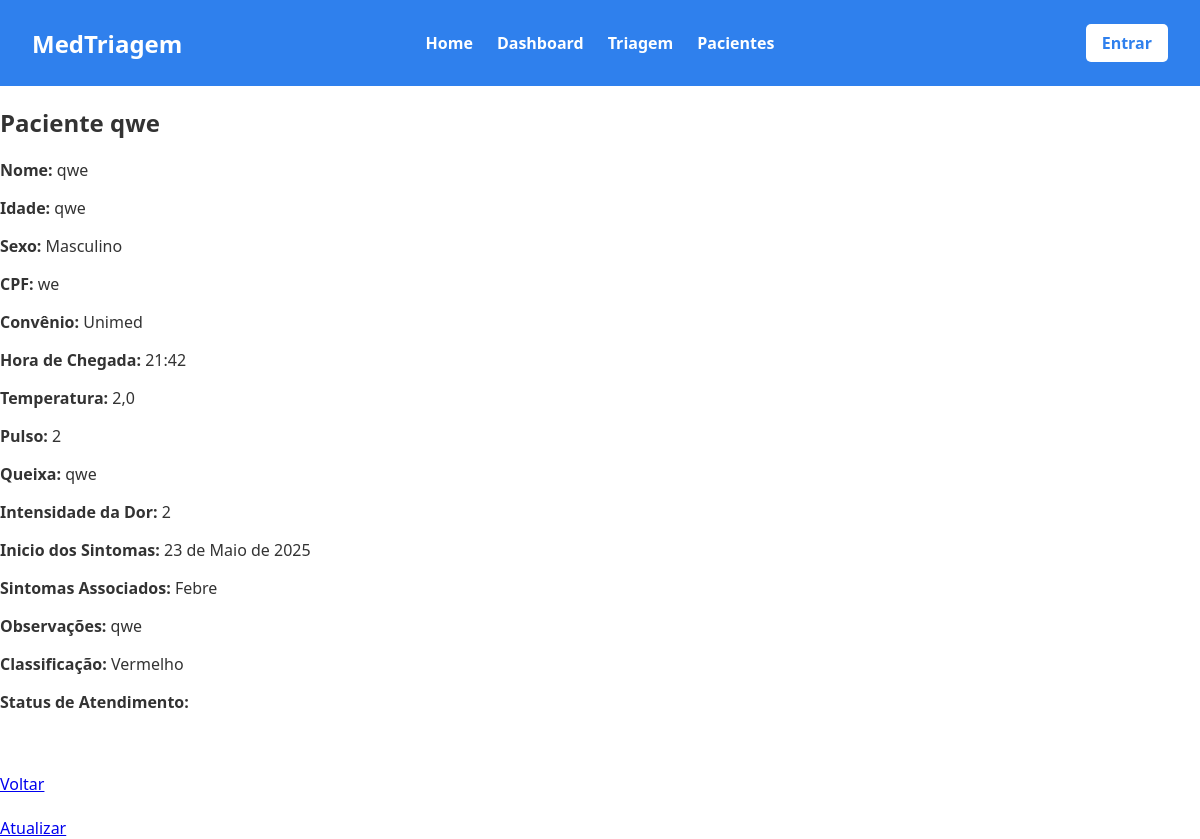
The app's page /master/detail/2, older data.
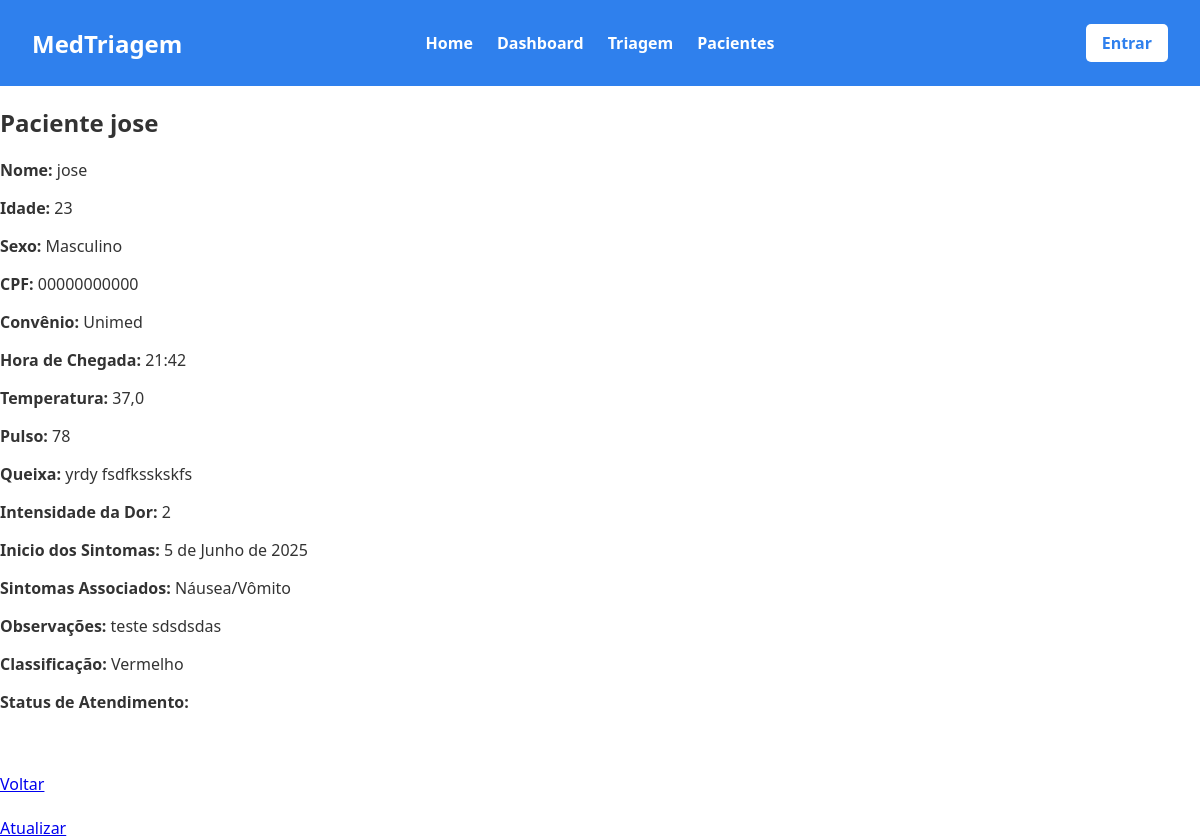
The same page, newer data.
### triagem/models.py (models this page shows, shortened)
class Paciente(models.Model):
    Sexualidade = [
        ('Masculino', 'Masculino'),
        ('Feminino', 'Feminino'),
    ]
    Convenios = [
        ('SUS', 'SUS'),
        ('Unimed', 'Unimed'),
        ('Hapvida', 'Hapvida'),
        ('Amil', 'Amil'),
        ('Bradesco Saude', 'Bradesco Saude'),
    ]
    Status = [
        ('Aguardando', 'Aguardando'),
        ('Em atendimento', 'Em atendimento'),
        ('Concluido', 'Concluido'),
    ]
    Sintomas = [
        ('Dor_Toracica', 'Dor Torácica / Aperto no Peito'),
        ('Falta_de_Ar', 'Falta de Ar / Dificuldade para Respirar'),
        ('Alteracao_Neurologica_Grave', 'Alteração de Consciência / Convulsão / Confusão'),
        ('Sangramento_Ativo', 'Sangramento Ativo / Vômito ou Fezes com Sangue'),
        ('Febre', 'Febre / Calafrios'),
        ('Dor_de_Cabeca', 'Dor de Cabeça'),
        ('Tontura_MalEstar', 'Tontura / Fraqueza / Mal-estar Geral'),
        ('Sintomas_Respiratorios_Leves', 'Tosse / Espirros / Dor de Garganta'),
        ('Dor_Abdominal', 'Dor Abdominal / Cólica'),
        ('Sintomas_Gastrointestinais', 'Náusea / Vômito / Diarreia'),
        ('Lesao_Trauma', 'Lesão / Trauma / Queda Recente'),
        ('Dor_Locomotora', 'Dor Muscular / Articular / Lombar'),
        ('Reacao_Alergica_Pele', 'Reação Alérgica / Erupção na Pele / Inchaço'),
        ('Queixa_Urinaria', 'Queixa Urinária (Dor ao urinar / Sangue na urina)'),
        ('Outro', 'Outro'),
    ]
    Risco = [
        ('Vermelho', 'Emergência'),
        ('Laranja', 'Muito Urgente'),
        ('Amarelo', 'Urgente'),
        ('Verde', 'Pouco Urgente'),
        ('Azul', 'Não Urgente'),
    ]
    Profissionais = [
        ('Clinica Medica', 'Clinica Medica'),
        ('Ortopedia', 'Ortopedia'),
        ('Pediatria', 'Pediatria'),
        ('Cardiologia', 'Cardiologia'),
        ('Neurologia', 'Neurologia'),
    ]
    nome = models.CharField(max_length=100)
    idade = models.CharField(max_length=3)
    sexo = models.CharField(choices=Sexualidade, max_length=50)
    cpf = models.CharField(max_length=11)
    convenio = models.CharField(choices=Convenios, max_length=50)
    hora_chegada = models.TimeField(blank=True, null=True)
    temperatura = models.FloatField(max_length=3)
    pressaoArterial = models.CharField(max_length=3)
    pulso = models.CharField(max_length=3)
    frequenciaRespiratoria = models.CharField(max_length=3)
    saturacao = models.CharField(max_length=3)
    glicemia = models.CharField(max_length=3)
    dor = models.IntegerField(validators=[MinValueValidator(0), MaxValueValidator(10)])
    queixa = models.CharField(max_length=1000)
    inicio_sintomas = models.DateField(blank=True, null=True)
    sintomas_associados = models.CharField(choices=Sintomas, max_length=50)
    observacoes = models.CharField(blank=True, null=True, max_length=1000)
    classificacao = models.CharField(choices=Risco, max_length=50,blank=True, null=True)
    justificativa = models.CharField(max_length=200,blank=True, null=True)
    encaminhamento = models.CharField(choices=Profissionais, max_length=50,blank=True, null=True)
    status = models.CharField(max_length=20, choices=Status, default='Aguardando',blank=True, null=True)

### triagem/views.py (the view)
# urls.py: path('detail/<int:pk>', detail_view, name='mostrar'),
def detail_view(request, pk):
    paciente = Paciente.objects.get(pk = pk)
    if paciente:
        return render(request, 'site/detalhes.html', {'paciente': paciente})

### triagem/templates/site/detalhes.html (shortened to what this page needs)
{% load static %}
<!DOCTYPE html>
<html lang="en">
<head>
    <link rel="stylesheet" href="{% static 'front/css/base.css' %}?v=2">
    <link rel="stylesheet" href="{% static 'front/css/detalhes.css' %}?v=2">
</head>
<body>
    <header>
        <h1><a href="{% url 'hosp:index' %}">MedTriagem</a></h1>
        <nav class="menu-links">
            <a href="{% url 'hosp:index' %}" ><p>Home</p></a>
            <a href="{% url 'hosp:listar' %}" ><p>Dashboard</p></a>
            <a href="{% url 'hosp:criar' %}" ><p>Triagem</p></a>
            <a href="{% url 'hosp:listar' %}" ><p>Pacientes</p></a>
        </nav>
         <div class="entrar">
            <a href="{% url 'hosp:listar' %}" class="btn-entrar">Entrar</a>
        </div>
    </header>
    <h2>Paciente {{ paciente.nome }}</h2>
    <div>
        <p><b>Nome:</b> {{ paciente.nome }}</p>
        <p><b>Idade:</b> {{ paciente.idade }}</p>
        <p><b>Sexo:</b> {{ paciente.sexo }}</p>
        <p><b>CPF:</b> {{ paciente.cpf }}</p>
        <p><b>Convênio:</b> {{ paciente.convenio }}</p>
        <p><b>Hora de Chegada:</b> {{ paciente.hora_chegada }}</p>
        <p><b>Temperatura:</b> {{ paciente.temperatura }}</p>
        <p><b>Pulso:</b> {{ paciente.pulso }}</p>
        <p><b>Queixa:</b> {{ paciente.queixa }}</p>
        <p><b>Intensidade da Dor:</b> {{ paciente.dor }}</p>
        <p><b>Inicio dos Sintomas:</b> {{ paciente.inicio_sintomas }}</p>
        <p><b>Sintomas Associados:</b> {{ paciente.sintomas_associados }}</p>
        <p><b>Observações:</b> {{ paciente.observacoes }}</p>
        <p><b>Classificação:</b> {{ paciente.classificacao }}</p>
        <p><b>Status de Atendimento:</b> {{ paciente.status_atendimento }}</p>
    </div>
    <br><br><a class="link" href="{% url 'hosp:listar' %}">Voltar</a>
    <br><br><a class="link" href="{% url 'hosp:atualizar' paciente.id %}">Atualizar</a>
</body>
</html>

Row changes from the older to the newer data that the page shows:
changed Paciente "Masculino": nome "qwe" → "jose"; idade "qwe" → "23"; cpf "we" → "00000000000"; temperatura "2,0" → "37,0"; pulso "2" → "78"; queixa "qwe" → "yrdy fsdfksskskfs"; inicio_sintomas "23 de Maio de 2025" → "5 de Junho de 2025"; sintomas_associados "Febre" → "Náusea/Vômito"; observacoes "qwe" → "teste sdsdsdas"
